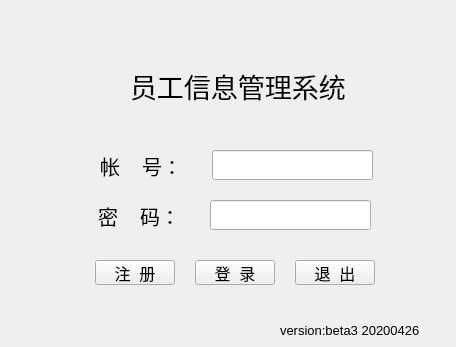
<?xml version="1.0" encoding="UTF-8"?>
<ui version="4.0">
 <class>Form</class>
 <widget class="QWidget" name="Form">
  <property name="geometry">
   <rect>
    <x>0</x>
    <y>0</y>
    <width>456</width>
    <height>347</height>
   </rect>
  </property>
  <property name="windowTitle">
   <string>Form</string>
  </property>
  <widget class="QLabel" name="title_label">
   <property name="geometry">
    <rect>
     <x>130</x>
     <y>60</y>
     <width>251</width>
     <height>51</height>
    </rect>
   </property>
   <property name="font">
    <font>
     <family>方正大黑简体</family>
     <pointsize>20</pointsize>
    </font>
   </property>
   <property name="text">
    <string>员工信息管理系统</string>
   </property>
  </widget>
  <widget class="QLabel" name="account_label">
   <property name="geometry">
    <rect>
     <x>100</x>
     <y>150</y>
     <width>111</width>
     <height>31</height>
    </rect>
   </property>
   <property name="font">
    <font>
     <pointsize>15</pointsize>
    </font>
   </property>
   <property name="text">
    <string>帐    号：</string>
   </property>
  </widget>
  <widget class="QLineEdit" name="account_lineEdit">
   <property name="geometry">
    <rect>
     <x>212</x>
     <y>150</y>
     <width>161</width>
     <height>30</height>
    </rect>
   </property>
   <property name="font">
    <font>
     <pointsize>15</pointsize>
    </font>
   </property>
  </widget>
  <widget class="QLineEdit" name="passwd_lineEdit">
   <property name="geometry">
    <rect>
     <x>210</x>
     <y>200</y>
     <width>161</width>
     <height>30</height>
    </rect>
   </property>
   <property name="font">
    <font>
     <pointsize>15</pointsize>
    </font>
   </property>
   <property name="echoMode">
    <enum>QLineEdit::Password</enum>
   </property>
  </widget>
  <widget class="QLabel" name="passwd_label">
   <property name="geometry">
    <rect>
     <x>98</x>
     <y>200</y>
     <width>111</width>
     <height>31</height>
    </rect>
   </property>
   <property name="font">
    <font>
     <pointsize>15</pointsize>
    </font>
   </property>
   <property name="text">
    <string>密    码：</string>
   </property>
  </widget>
  <widget class="QPushButton" name="register_btn">
   <property name="geometry">
    <rect>
     <x>95</x>
     <y>260</y>
     <width>80</width>
     <height>25</height>
    </rect>
   </property>
   <property name="font">
    <font>
     <pointsize>12</pointsize>
    </font>
   </property>
   <property name="text">
    <string>注  册</string>
   </property>
  </widget>
  <widget class="QPushButton" name="login_btn">
   <property name="geometry">
    <rect>
     <x>195</x>
     <y>260</y>
     <width>80</width>
     <height>25</height>
    </rect>
   </property>
   <property name="font">
    <font>
     <pointsize>12</pointsize>
    </font>
   </property>
   <property name="text">
    <string>登  录</string>
   </property>
  </widget>
  <widget class="QPushButton" name="quit_btn">
   <property name="geometry">
    <rect>
     <x>295</x>
     <y>260</y>
     <width>80</width>
     <height>25</height>
    </rect>
   </property>
   <property name="font">
    <font>
     <pointsize>12</pointsize>
    </font>
   </property>
   <property name="text">
    <string>退  出</string>
   </property>
  </widget>
  <widget class="QLabel" name="version_label">
   <property name="geometry">
    <rect>
     <x>280</x>
     <y>320</y>
     <width>161</width>
     <height>20</height>
    </rect>
   </property>
   <property name="font">
    <font>
     <pointsize>10</pointsize>
    </font>
   </property>
   <property name="text">
    <string>version:beta3 20200426</string>
   </property>
  </widget>
 </widget>
 <resources/>
 <connections/>
</ui>
